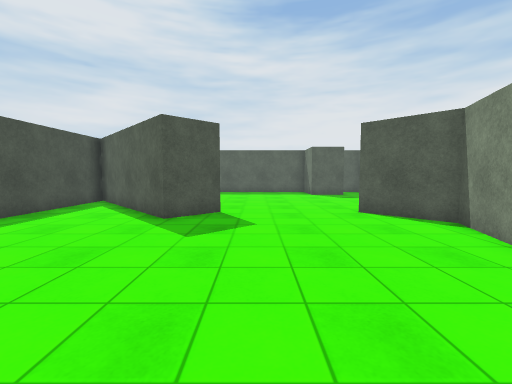
[1] (above)

18 first-person views from a walk through a Unity game level. The camera is 1.3 m above the floor, tilts 4° down and sees 90° across. The floor is counted in squares, 1 m on a side. Each view is taken from the middle of a square. On the plan, view 1 faces up. The plan holds only what a view shows up to about 13 squares ahead; the rest is blank. The player character is not drawn. Surface patterns are stand-ins for the level's own textures.

[2]
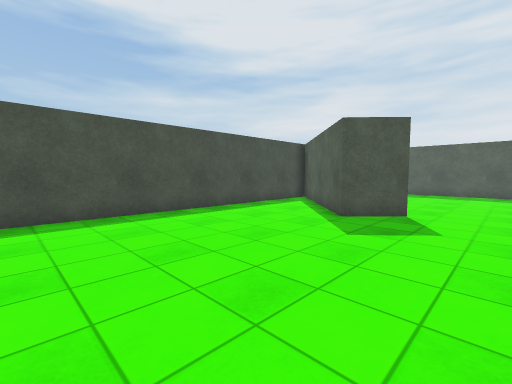

[3]
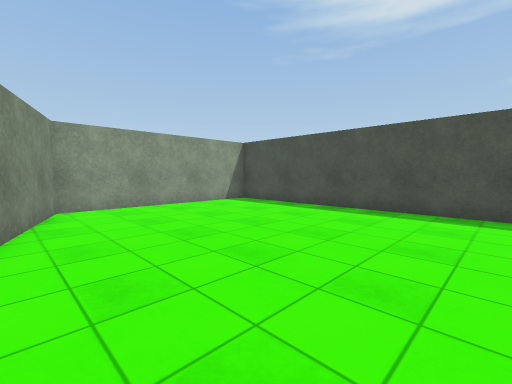

[4]
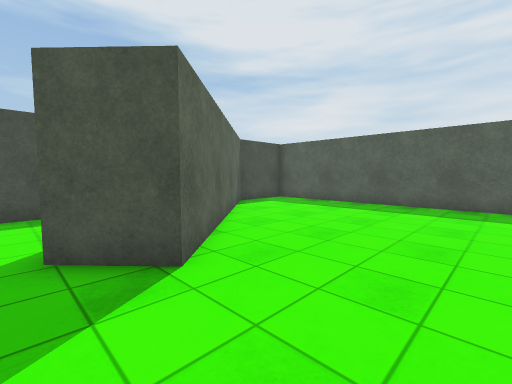

[5]
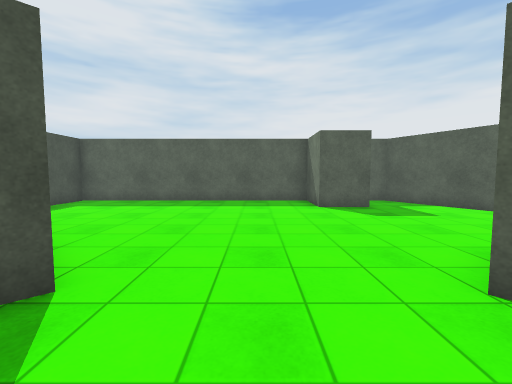

[6]
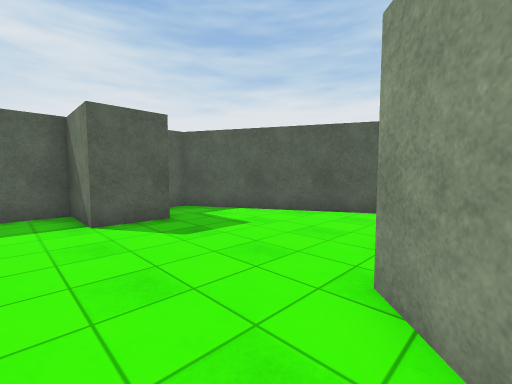

[7]
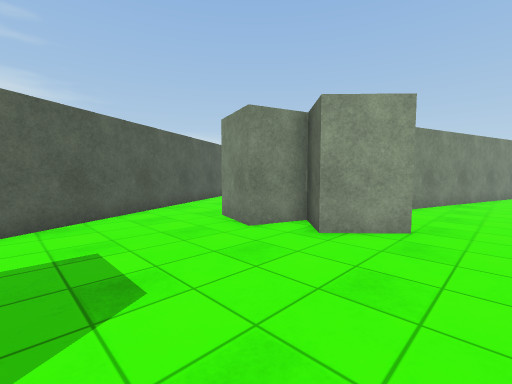

[8]
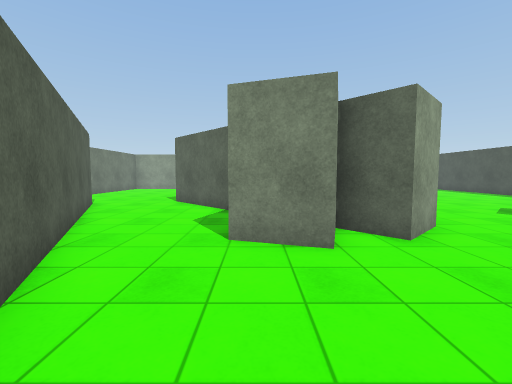

[9]
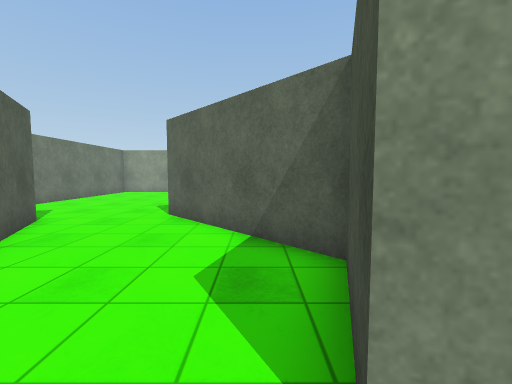

[10]
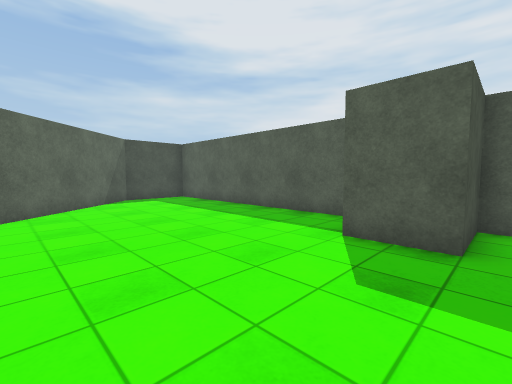

[11]
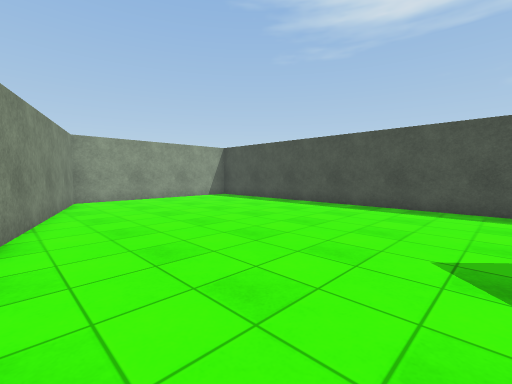

[12]
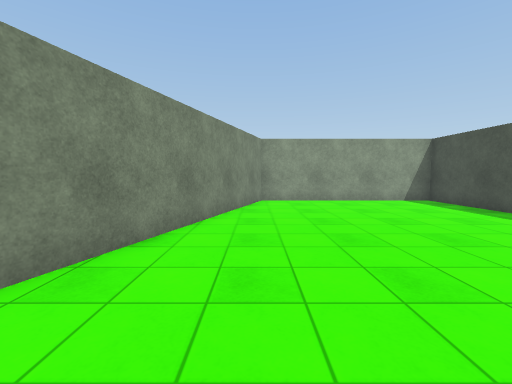

[13]
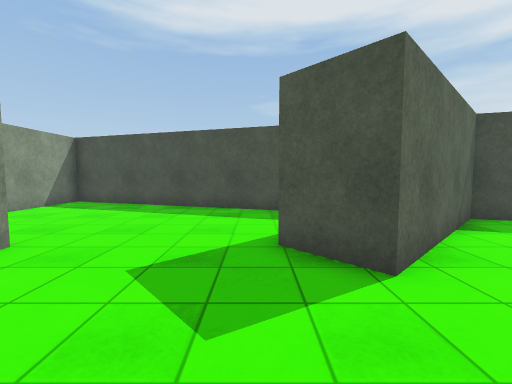

[14]
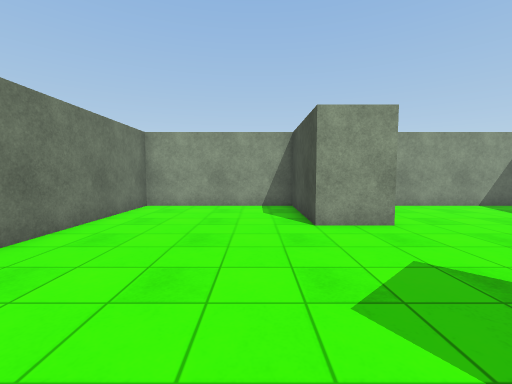

[15]
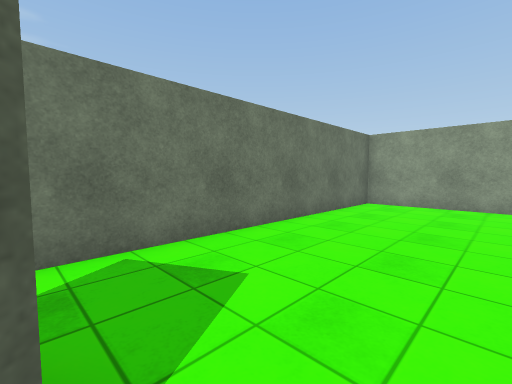

[16]
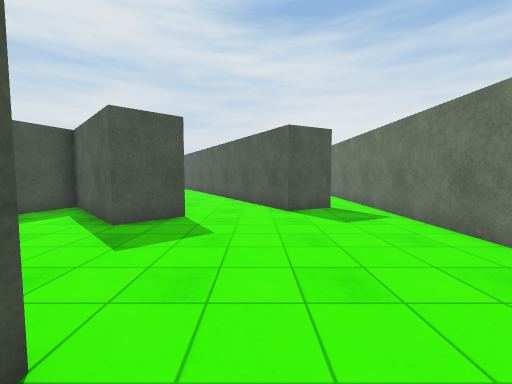

[17]
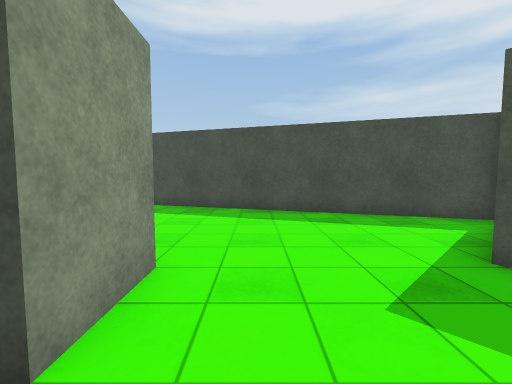

[18]
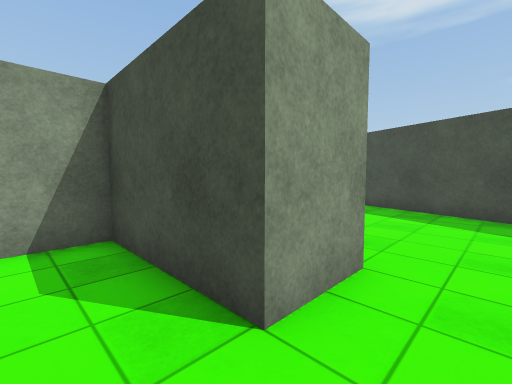

### Floor plan
Points are (right, up) in squares from view 1. A wall is a line through its corners. A room is listed if a view was taken in it or the views show most of it. See-through windows are left out.
Room 1 (views 1, 2, 3, 4, 5, 6, 7, 8, 10, 11, 12)
walls: (9.9, 13.7) (7.3, 18.5) (5.5, 18.5) (5.5, 16.1) (3.5, 16.1) (3.5, 18.5) (-7.5, 18.5) (-7.5, 15.4) (-1.2, 8.8) (-2.7, 7.4) (-7.5, 12.5) (-7.5, -7.5) (0.7, -7.5) (5.4, 6.7) (3.5, 8.7) (5, 10.1) (6.1, 8.9) (6.6, 10.6) (8.5, 10)
ways out: opening at (8.2, 12.5) to room 2
Room 2 (view 9)
walls: (8.5, 10) (7.6, 7.2) (10.8, 3.9); (13.6, 6.7) (9.9, 13.7)
ways out: opening at (8.2, 12.5) to room 1; opening at (12.7, 5) to room 3
Room 3 (views 13, 14, 15, 16, 17, 18)
walls: (10.4, -3.4) (12.5, -3.4) (12.5, -7.5) (18.5, -7.5) (18.5, 8); (10.8, 3.9) (11.8, 2.8) (10.4, 1.4) (6.9, 5.1) (2.9, -7.5) (8.2, -7.5); (16.9, 4.9) (15.1, 3.9) (13.6, 6.7)
ways out: opening at (12.7, 5) to room 2; opening at (17.5, 7.5)

Positions as (right, up) in squares from view 1, and headings:
1: (0, 0), facing up
2: (1, 0), facing up-left
3: (2, 3), facing down-left
4: (2, 7), facing up-left
5: (1, 6), facing up
6: (2, 9), facing up-right
7: (2, 15), facing down-right
8: (8, 15), facing down
9: (9, 11), facing down
10: (6, 11), facing up-left
11: (3, 6), facing down-left
12: (1, 5), facing down
13: (15, 1), facing left
14: (14, 3), facing down
15: (14, 4), facing down-right
16: (14, -5), facing up
17: (14, -2), facing left
18: (14, -2), facing down-left
